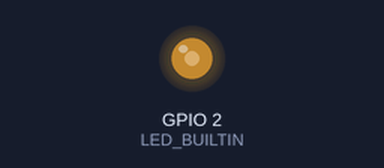
The program below on a simulated ESP8266 (NodeMCU). Parts: output pins drawn as LEDs (lit = HIGH, except the on-board LED, lit = LOW). What the program prints to the serial monitor is not drawn.

Above: at 0.1 s.
Timing chart, 0 to 1.6 s (numbered marks = the images above):
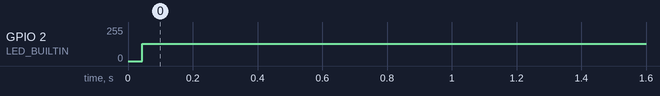

The program:

main.cpp
```cpp
#include <Arduino.h>
#include <ESP8266WiFi.h>

IPAddress local_IP(192,168,4,22);
IPAddress gateway(192,168,4,9);
IPAddress subnet(255,255,255,0);

void setup() {
  pinMode(LED_BUILTIN, OUTPUT);
  digitalWrite(LED_BUILTIN, HIGH);


  Serial.begin(115200);
  Serial.println();

  Serial.print("Setting soft-AP configuration ... ");
  Serial.println(WiFi.softAPConfig(local_IP, gateway, subnet) ? "Ready" : "Failed!");

  Serial.print("Setting soft-AP ... ");
  Serial.println(WiFi.softAP("ESPsoftAP_02") ? "Ready" : "Failed!");

  Serial.print("Soft-AP IP address = ");
  Serial.println(WiFi.softAPIP());


}

void loop() {
  digitalWrite(LED_BUILTIN, !digitalRead(LED_BUILTIN));
}
```

Measured:
- by itself, GPIO 2 (LED_BUILTIN): 0/255 → 130/255 at 0.04 s
